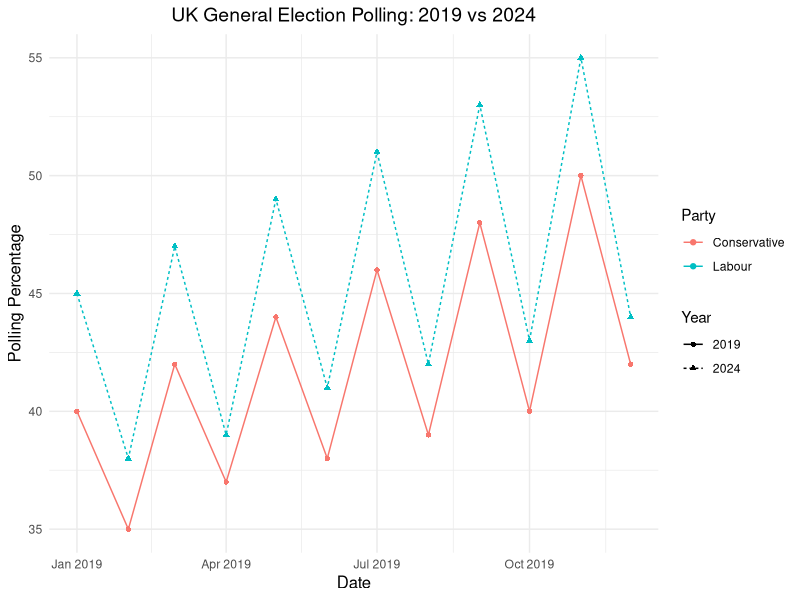
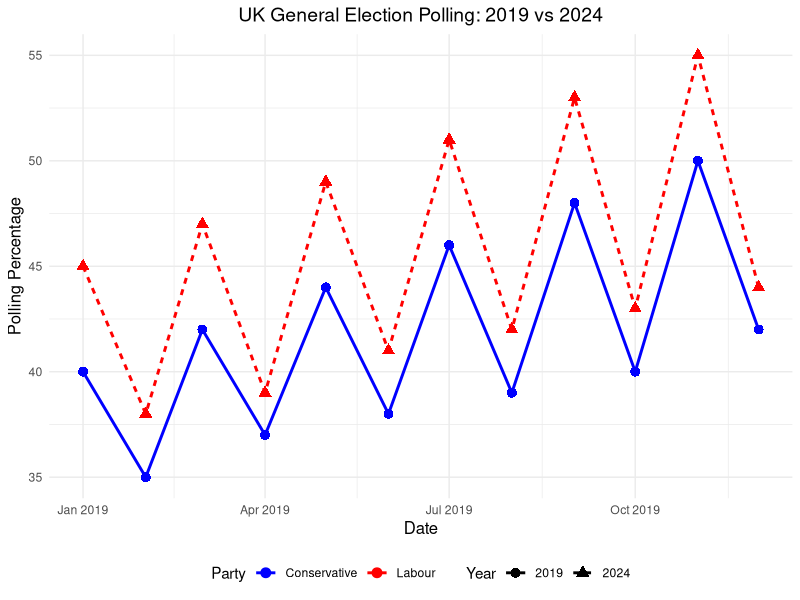

Write R code to recreate these figures, in order.
library(ggplot2)
library(dplyr)

# Sample data
data <- data.frame(
  date = rep(seq(as.Date("2019-01-01"), as.Date("2019-12-31"), by="month"), 2),
  party = rep(c("Conservative", "Labour"), each=12),
  polling = c(40, 35, 42, 37, 44, 38, 46, 39, 48, 40, 50, 42, 
              45, 38, 47, 39, 49, 41, 51, 42, 53, 43, 55, 44),
  year = rep(c("2019", "2024"), each=12)
)

ggplot(data, aes(x = date, y = polling, color = party)) +
  geom_line(aes(linetype = year)) +
  geom_point(aes(shape = year)) +
  labs(title = "UK General Election Polling: 2019 vs 2024", 
       x = "Date", 
       y = "Polling Percentage",
       color = "Party",
       linetype = "Year",
       shape = "Year") +
  theme_minimal() +
  theme(
    plot.title = element_text(hjust = 0.5, size = 14),
    axis.title = element_text(size = 12)
  )
ggplot(data, aes(x = date, y = polling, color = party)) +
  geom_line(aes(linetype = year), size = 1) +
  geom_point(aes(shape = year), size = 3) +
  labs(title = "UK General Election Polling: 2019 vs 2024", 
       x = "Date", 
       y = "Polling Percentage",
       color = "Party",
       linetype = "Year",
       shape = "Year") +
  scale_color_manual(values = c("Conservative" = "blue", "Labour" = "red")) +
  theme_minimal() +
  theme(
    plot.title = element_text(hjust = 0.5, size = 14),
    axis.title = element_text(size = 12),
    legend.position = "bottom"
  )

